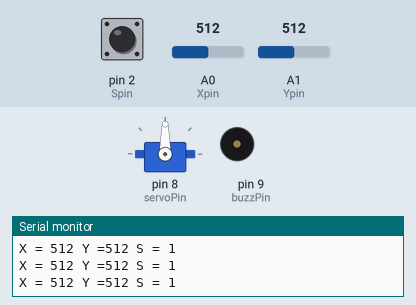
Simulated run of this sketch. Board: Arduino Uno, built with avr-gcc and run on an emulated ATmega328P. On the bench: servo, buzzer (waves = sounding, pin HIGH), the last lines printed to the serial monitor. Inputs (shaded band) come from the test bench; at power-on: A0 (Xpin) = 512, pin 2 (Spin) HIGH, A1 (Ypin) = 512.

Above: at 1.2 s.
1.3 s: A0 (Xpin) set to 106
At 2.5 s:
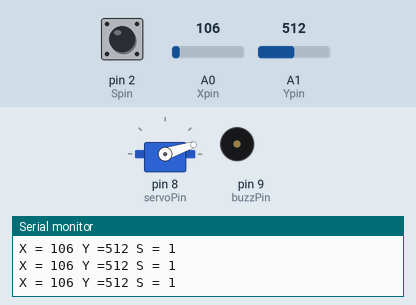
2.8 s: A0 (Xpin) set to 95
At 4.2 s:
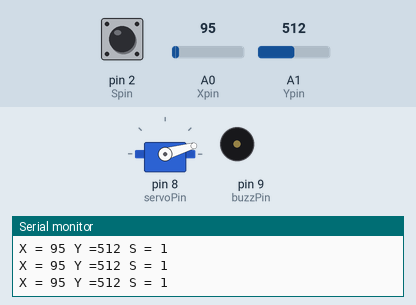
5.8 s: pin 2 (Spin) pulled LOW for 0.15 s
At 5.9 s:
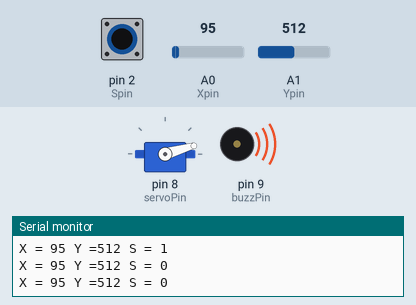
7.4 s: A0 (Xpin) set to 1023
At 8.5 s:
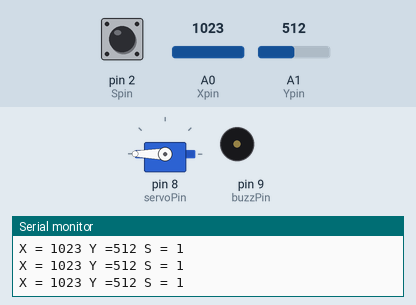
8.9 s: pin 2 (Spin) pulled LOW for 1 s
At 9.7 s:
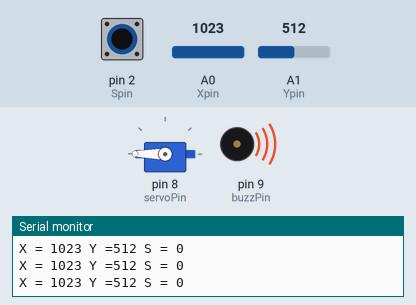
11.4 s: A0 (Xpin) set to 1010
At 12.2 s:
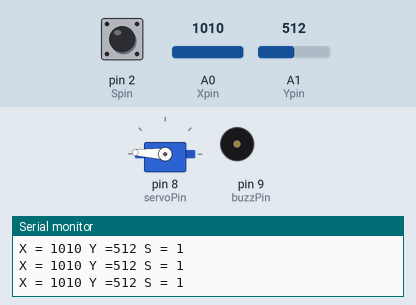
12.9 s: A0 (Xpin) set to 992
Timing chart, 0 to 15.4 s (numbered marks = the images above; inputs shaded):
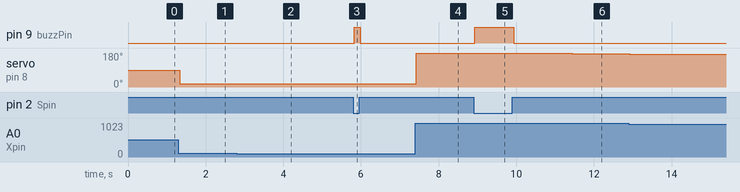

The sketch:

ServoJoystick.ino
```cpp
#include<Servo.h>
int Xpin = A0;
int Ypin = A1;
int Spin = 2;
int Xval;
int Yval;
int Sval;
int servoPin = 8;
int servoPos;
int buzzPin = 9;

Servo myServo;
void setup() {
  // put your setup code here, to run once:
Serial.begin(9600);
pinMode(Xpin,INPUT);
pinMode(Ypin,INPUT);
pinMode(Spin,INPUT);
pinMode(buzzPin,OUTPUT);
digitalWrite(Spin,HIGH);
myServo.attach(servoPin);
}

void loop() {
  // put your main code here, to run repeatedly:
Xval = analogRead(Xpin);
Yval = analogRead(Ypin);
Sval = digitalRead(Spin);

Serial.print("X = ");
Serial.print(Xval);
Serial.print(" Y =");
Serial.print(Yval);
Serial.print(" S = ");
Serial.println(Sval);
servoPos = (180./1023.)*Xval;
if(Sval!=1){
  digitalWrite(buzzPin,HIGH);
}
else{
  digitalWrite(buzzPin,LOW);
}
myServo.write(servoPos);
}
```

Measured:
- after the input at 1.3 s, servo on pin 8 (servoPin): 90° → 18° at once
- after the input at 2.8 s, servo on pin 8 (servoPin): 18° → 16° at once
- after the input at 5.8 s, pin 9 (buzzPin): LOW → HIGH at once, → LOW 0.15 s later
- after the input at 7.4 s, servo on pin 8 (servoPin): 16° → 180° at once
- after the input at 8.9 s, pin 9 (buzzPin): LOW → HIGH at once, → LOW 1.0 s later
- after the input at 11.4 s, servo on pin 8 (servoPin): 180° → 177° at once
- after the input at 12.9 s, servo on pin 8 (servoPin): 177° → 174° at once
